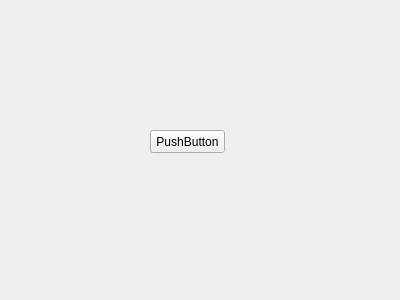
<?xml version="1.0" encoding="UTF-8"?>
<ui version="4.0">
 <class>Widget</class>
 <widget class="QWidget" name="Widget">
  <property name="geometry">
   <rect>
    <x>0</x>
    <y>0</y>
    <width>400</width>
    <height>300</height>
   </rect>
  </property>
  <property name="windowTitle">
   <string>Form</string>
  </property>
  <widget class="QPushButton" name="pushButton">
   <property name="geometry">
    <rect>
     <x>150</x>
     <y>130</y>
     <width>75</width>
     <height>23</height>
    </rect>
   </property>
   <property name="text">
    <string>PushButton</string>
   </property>
  </widget>
 </widget>
 <resources/>
 <connections/>
</ui>
